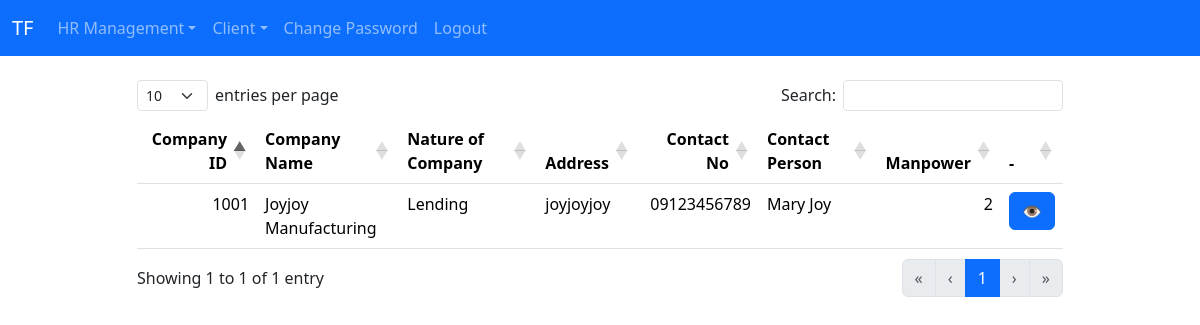
The page /viewclientadmin.php (signed in) on the database its author committed.
### tables this page shows
CREATE TABLE `client` (
  `id` int NOT NULL,
  `companyid` varchar(20) NOT NULL,
  `companyname` varchar(100) NOT NULL,
  `natureofcompany` varchar(20) NOT NULL,
  `address` varchar(200) NOT NULL,
  `contact` varchar(15) NOT NULL,
  `contactperson` varchar(50) NOT NULL
);

### class/database.php (called while the page is built, shortened)
<?php
class database{
    public function __construct(){
        $this->con = new mysqli("localhost","root","","TalentForce");
    }
}
?>

### class/client.php (called while the page is built, shortened)
<?php
include_once 'database.php';
class client extends database{
    public function viewallclient(){
        $sql="select * from client order by companyname";
        $stmt=$this->con->prepare($sql);
        $stmt->execute();
        $data=$stmt->get_result();
        return $data;
    }
    public function countmanpower($companyid){
        $sql="select count(companyid) as employeecount from assignment where companyid=?";
        $stmt=$this->con->prepare($sql);
        $stmt->bind_param('s',$companyid);
        $stmt->execute();
        $data=$stmt->get_result();
        $row=$data->fetch_assoc();
        return $row['employeecount'];
    }
}
?>

### viewclientadmin.php (the view, shortened to what this page needs)
<!DOCTYPE html>
<html lang="en">
<head>
    <?php include_once'res/includes.php'?>
</head>
<body>
    <?php
    include_once'class/client.php';
    $c=new client();
    include_once'res/nav.php';
    $data=$c->viewallclient();
    ?>
    <div class="container">
        <div class="row mt-3 justify-content-center">
            <div class="col-md-10">
                <table class="table" id="clienttable">
                    <thead>
                        <tr>
                            <th>Company ID</th>
                            <th>Company Name</th>
                            <th>Nature of Company</th>
                            <th>Address</th>
                            <th>Contact No</th>
                            <th>Contact Person</th>
                            <th>Manpower</th>
                            <th>-</th>
                        </tr>
                    </thead>
                    <tbody>
                    <?php
                        while($row=$data->fetch_assoc()){
                            echo"
                                <tr>
                                    <td>{$row['companyid']}</td>
                                    <td>{$row['companyname']}</td>
                                    <td>{$row['natureofcompany']}</td>
                                    <td>{$row['address']}</td>
                                    <td>{$row['contact']}</td>
                                    <td>{$row['contactperson']}</td>
                                    <td>{$c->countmanpower($row['companyid'])}</td>
                                    <td><button class='btn btn-primary' onclick='viewmanpower(&quot;{$row['companyid']}&quot;)'>&#x1F441;</button></td>
                                </tr>
                            ";
                        }
                    ?>
                    </tbody>
                </table>
            </div>
        </div>
    </div>
</body>
</html>

### rows shown on the page
client: companyid "1001", companyname "Joyjoy Manufacturing", natureofcompany "Lending", address "joyjoyjoy", contact "09123456789", contactperson "Mary Joy", countmanpower "2"
